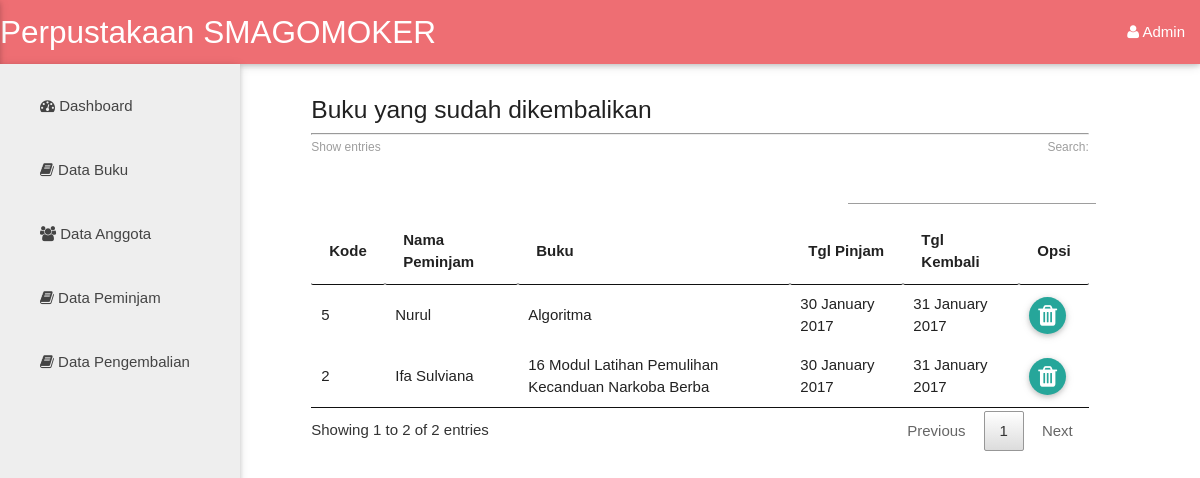
/kembali.php (signed in), run on an earlier commit of the app's database.
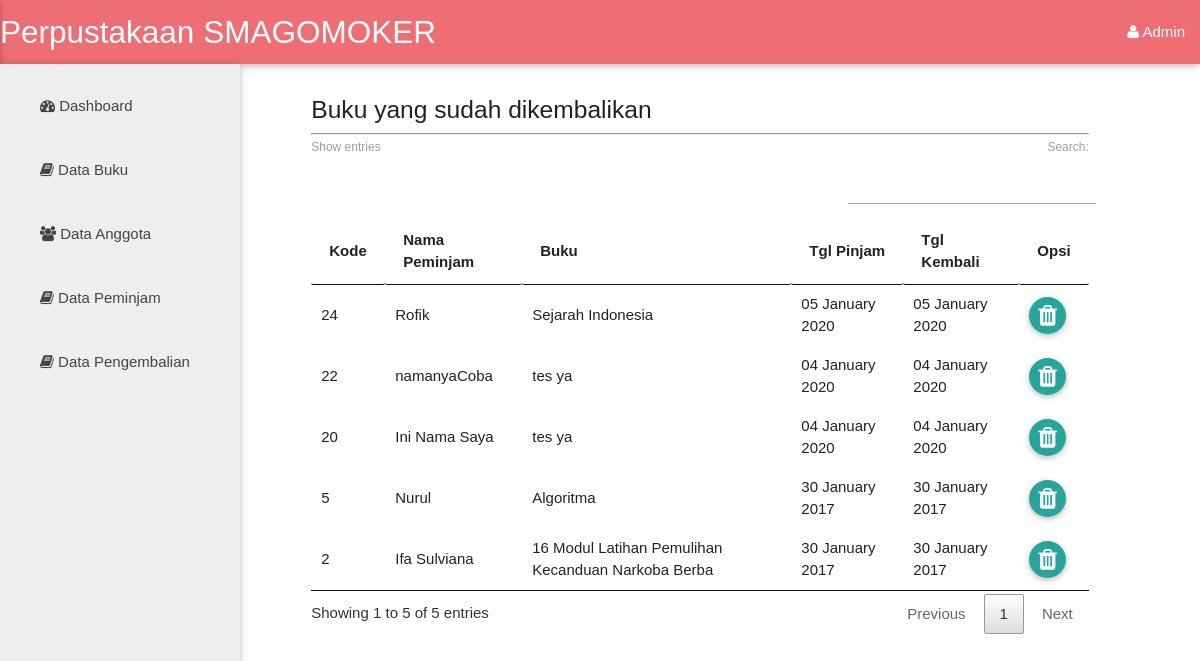
And on a later commit of the database.
### tables this page shows
CREATE TABLE `kembali` (
  `id_kembali` int(11) NOT NULL,
  `id_pinjam` int(11) NOT NULL,
  `nama_buku` varchar(50) NOT NULL,
  `nama_pinjam` varchar(50) NOT NULL,
  `tgl_pinjam` date NOT NULL,
  `tgl_kembali` date NOT NULL,
  `denda` int(11) NOT NULL
);

CREATE TABLE `pinjam` (
  `id_pinjam` int(11) NOT NULL,
  `id_anggota` int(11) NOT NULL,
  `id_buku` int(11) NOT NULL,
  `jumlah` int(11) NOT NULL,
  `tgl_pinjam` date NOT NULL,
  `tgl_kembali` timestamp NOT NULL DEFAULT CURRENT_TIMESTAMP ON UPDATE CURRENT_TIMESTAMP,
  `status` varchar(20) NOT NULL
);

### kembali.php (the view, shortened to what this page needs)
<?php
  if (isset($_SESSION['admin'])) {
?>
<?php include 'templates/header.php' ?>
<div class="row">
  <div class="col s2">
    <ul id="nav-mobile" class="sidebar side-nav fixed grey lighten-3">
      <li><a href="index.php"><i class="fa fa-dashboard"></i> Dashboard</a></li>
      <li><a href="buku.php"><i class="fa fa-book"></i> Data Buku</a></li>
      <li><a href="anggota.php"><i class="fa fa-users"></i> Data Anggota</a></li>
          <li><a href="pinjam.php"><i class="fa fa-book"></i> Data Peminjam</a></li>
          <li><a href="kembali.php"><i class="fa fa-book"></i> Data Pengembalian</a></li>
    </ul>
  </div>
</div>
 <div class="row">
  <div class="col m8 offset-m3">
  <h5>Buku yang sudah dikembalikan</h5>
  <?php
    require_once "db/koneksi.php";
    $query = mysqli_query($dbConn, "SELECT * FROM `kembali`as k INNER JOIN pinjam as p ON p.id_pinjam = k.id_pinjam ");
    ?>
  <hr>
    <table id="myTable" class="mdl-data-table" width="100%" cellpadding="0">
      <thead>
        <tr>
          <th>Kode</th>
          <th>Nama Peminjam</th>
          <th>Buku</th>
          <th>Tgl Pinjam</th>
          <th>Tgl Kembali</th>
          <th>Opsi</th>
        </tr>
      </thead>
      <tbody>
        <?php  while ($data = mysqli_fetch_array($query)) {
         ?>
          <tr>
            <td><?php   echo $data['id_pinjam'] ?></td>
            <td><?php   echo $data['nama_pinjam']; ?></td>
            <td><?php   echo $data['nama_buku']; ?></td>
            <td><?php   echo date("d F Y", strtotime($data['tgl_pinjam'])); ?></td>
            <td><?php   echo date("d F Y", strtotime($data['tgl_kembali'])); ?></td>
            <td>
            <a href="hapus_kembali.php?id_kembali=<?php echo $data['id_kembali']; ?>" class="btn btn-floating"><i class="fa fa-trash"></i></a>
            </td>
          </tr>
         <?php } ?>
      </tbody>
    </table>
  </div>
 </div>
<?php include 'templates/footer.php' ?>
<?php }
  else{
    header("location:login.php");
  }
 ?>

### templates/header.php (shortened to what this page needs)
<!DOCTYPE html>
<html>
	<head>
		<link rel="stylesheet" type="text/css" href="css/materialize.min.css">
		<link rel="stylesheet" type="text/css" href="font-awesome/css/font-awesome.css">
		<link rel="stylesheet" type="text/css" href="css/style.css">
		<link rel="stylesheet" type="text/css" href="css/modal.css">
		<link rel="stylesheet" href="css/dataTable.min.css">
	</head>
	<body>
		<div class="navbar-fixed">
			<nav>
				<div class="nav-wrapper">
					<a href="sman1gomoker.sch.id" class="brand-logo">Perpustakaan SMAGOMOKER</a>
					<ul class="right hide-on-med-and-down">
						<li><a class="dropdown-button" href="#!" data-activates="dropdown1"><i class="fa fa-user"></i>  Admin</a></li>
					</ul>
				</div>
			</nav>
		</div>

### templates/footer.php (shortened to what this page needs)
	</body>
</html>

### css/style.css (style rules this page uses)
* { margin: 0; padding: 0; }
.sidebar { position: fixed; top: 64px; bottom: 0; left: 0; z-index: 1000; display: block; padding: 10px; overflow-x: hidden; overflow-y: auto; background-color: teal; border-right: 1px solid #eee; }

### css/modal.css (style rules this page uses)
body { font-family: Arial, Helvetica, sans-serif; }

What changed in the data, as far as the page shows it:
changed through a linked row, kembali "Nurul": id_pinjam.tgl_kembali "31 January 2017" → "30 January 2017"
changed through a linked row, kembali "Ifa Sulviana": id_pinjam.tgl_kembali "31 January 2017" → "30 January 2017"
added kembali: id_pinjam.id_pinjam "22", nama_pinjam "namanyaCoba", nama_buku "tes ya", id_pinjam.tgl_pinjam "04 January 2020", id_pinjam.tgl_kembali "04 January 2020"
added kembali: id_pinjam.id_pinjam "20", nama_pinjam "Ini Nama Saya", nama_buku "tes ya", id_pinjam.tgl_pinjam "04 January 2020", id_pinjam.tgl_kembali "04 January 2020"
added kembali: id_pinjam.id_pinjam "24", nama_pinjam "Rofik", nama_buku "Sejarah Indonesia", id_pinjam.tgl_pinjam "05 January 2020", id_pinjam.tgl_kembali "05 January 2020"
Also different on the page:
text written by a page script: "Show entries Search: Showing 1 to 2 of 2 entries Previous 1 Next" → "Show entries Search: Showing 1 to 5 of 5 entries Previous 1 Next"
